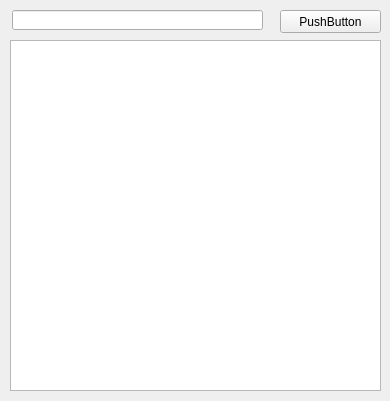
<?xml version="1.0" encoding="UTF-8"?>
<ui version="4.0">
 <class>MainWindow</class>
 <widget class="QMainWindow" name="MainWindow">
  <property name="geometry">
   <rect>
    <x>0</x>
    <y>0</y>
    <width>390</width>
    <height>401</height>
   </rect>
  </property>
  <property name="windowTitle">
   <string>MainWindow</string>
  </property>
  <widget class="QWidget" name="centralWidget">
   <widget class="QLineEdit" name="lineEdit">
    <property name="geometry">
     <rect>
      <x>12</x>
      <y>10</y>
      <width>251</width>
      <height>20</height>
     </rect>
    </property>
   </widget>
   <widget class="QPushButton" name="pushButton">
    <property name="geometry">
     <rect>
      <x>280</x>
      <y>10</y>
      <width>101</width>
      <height>23</height>
     </rect>
    </property>
    <property name="text">
     <string>PushButton</string>
    </property>
   </widget>
   <widget class="QTextEdit" name="textEdit">
    <property name="geometry">
     <rect>
      <x>10</x>
      <y>40</y>
      <width>371</width>
      <height>351</height>
     </rect>
    </property>
    <property name="verticalScrollBarPolicy">
     <enum>Qt::ScrollBarAsNeeded</enum>
    </property>
    <property name="horizontalScrollBarPolicy">
     <enum>Qt::ScrollBarAsNeeded</enum>
    </property>
   </widget>
  </widget>
 </widget>
 <resources/>
 <connections/>
</ui>
